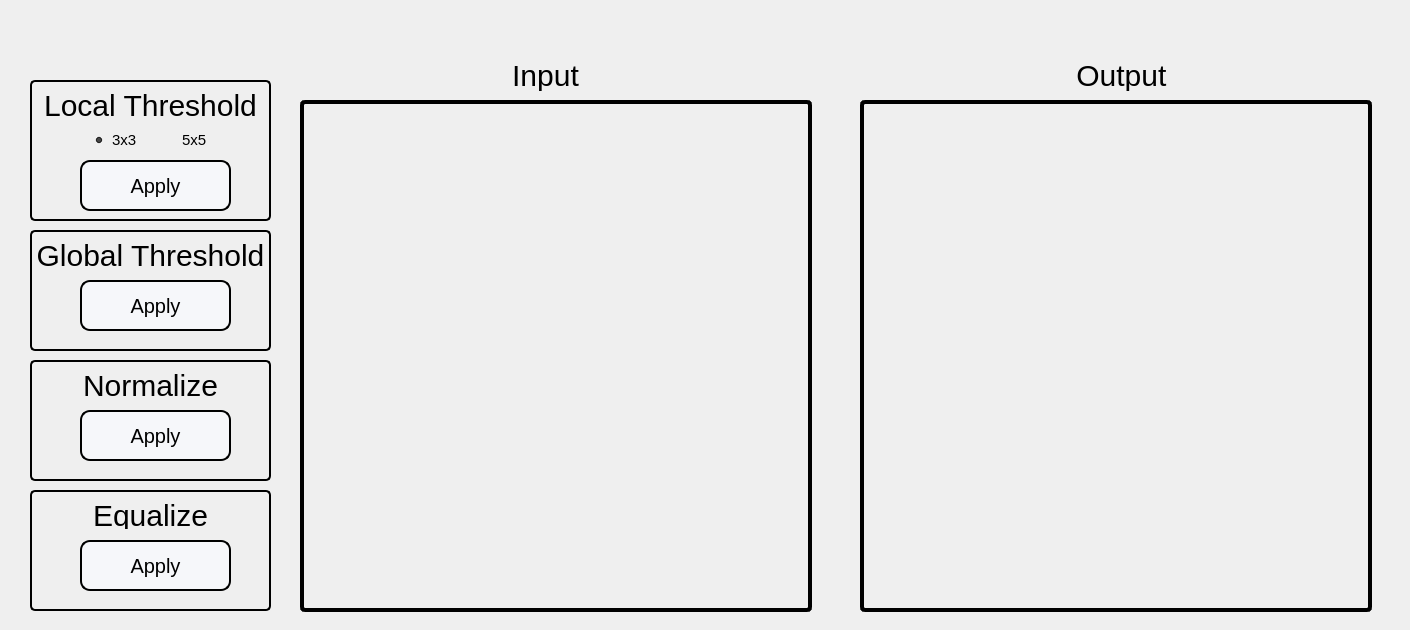
    <widget class="QWidget" name="ThresholdTab">
     <property name="enabled">
      <bool>true</bool>
     </property>
     <attribute name="icon">
      <iconset>
       <normaloff>:/Icons/Threshold.jpg</normaloff>:/Icons/Threshold.jpg</iconset>
     </attribute>
     <attribute name="title">
      <string>Threshold</string>
     </attribute>
     <widget class="QFrame" name="ImagesFrame_3">
      <property name="geometry">
       <rect>
        <x>280</x>
        <y>50</y>
        <width>1121</width>
        <height>571</height>
       </rect>
      </property>
      <property name="styleSheet">
       <string notr="true">background-color: transparent;
border-radius:5px;</string>
      </property>
      <property name="frameShape">
       <enum>QFrame::StyledPanel</enum>
      </property>
      <property name="frameShadow">
       <enum>QFrame::Raised</enum>
      </property>
      <widget class="QLabel" name="outputImageLabel_3">
       <property name="geometry">
        <rect>
         <x>750</x>
         <y>10</y>
         <width>191</width>
         <height>31</height>
        </rect>
       </property>
       <property name="styleSheet">
        <string notr="true">font-family: Impact, Haettenschweiler, 'Arial Narrow Bold', sans-serif;
font-size: 30px;
color: black;
background-color:transparent;</string>
       </property>
       <property name="text">
        <string>Output </string>
       </property>
       <property name="alignment">
        <set>Qt::AlignCenter</set>
       </property>
      </widget>
      <widget class="QLabel" name="inputImageLabel_3">
       <property name="geometry">
        <rect>
         <x>170</x>
         <y>10</y>
         <width>191</width>
         <height>31</height>
        </rect>
       </property>
       <property name="styleSheet">
        <string notr="true">font-family: Impact, Haettenschweiler, 'Arial Narrow Bold', sans-serif;
font-size: 30px;
color: black;
background-color:transparent;</string>
       </property>
       <property name="text">
        <string>Input</string>
       </property>
       <property name="alignment">
        <set>Qt::AlignCenter</set>
       </property>
      </widget>
      <widget class="QLabel" name="Threshold_inputImage">
       <property name="geometry">
        <rect>
         <x>20</x>
         <y>50</y>
         <width>512</width>
         <height>512</height>
        </rect>
       </property>
       <property name="styleSheet">
        <string notr="true">border: 4px solid black;
</string>
       </property>
       <property name="text">
        <string/>
       </property>
       <property name="scaledContents">
        <bool>true</bool>
       </property>
       <property name="alignment">
        <set>Qt::AlignCenter</set>
       </property>
      </widget>
      <widget class="QLabel" name="Threshold_outputImage">
       <property name="geometry">
        <rect>
         <x>580</x>
         <y>50</y>
         <width>512</width>
         <height>512</height>
        </rect>
       </property>
       <property name="styleSheet">
        <string notr="true">border: 4px solid black;
</string>
       </property>
       <property name="text">
        <string/>
       </property>
       <property name="scaledContents">
        <bool>true</bool>
       </property>
       <property name="alignment">
        <set>Qt::AlignCenter</set>
       </property>
      </widget>
     </widget>
     <widget class="QWidget" name="LocalThershold" native="true">
      <property name="geometry">
       <rect>
        <x>30</x>
        <y>80</y>
        <width>241</width>
        <height>141</height>
       </rect>
      </property>
      <property name="styleSheet">
       <string notr="true">border: 2px solid;
border-radius: 5px;</string>
      </property>
      <widget class="QPushButton" name="LocalThresholdButton">
       <property name="geometry">
        <rect>
         <x>50</x>
         <y>80</y>
         <width>151</width>
         <height>51</height>
        </rect>
       </property>
       <property name="styleSheet">
        <string notr="true">QPushButton{
border-style: solid;
border-width: 2px;
border-radius: 10px;
font-family: Impact, Haettenschweiler, 'Arial Narrow Bold', sans-serif;
font-size: 20px;
color: black;
background-color: rgb(246, 247, 250);
}

QPushButton:hover:!pressed{
	background-color: qlineargradient(x1: 0.5, y1: 1, x2: 0.5, y2: 1, stop: 0 #dadbde, stop: 1 #f6f7fa);
}</string>
       </property>
       <property name="text">
        <string>Apply</string>
       </property>
      </widget>
      <widget class="QLabel" name="LocalLabel">
       <property name="geometry">
        <rect>
         <x>0</x>
         <y>10</y>
         <width>241</width>
         <height>31</height>
        </rect>
       </property>
       <property name="styleSheet">
        <string notr="true">font-family: Impact, Haettenschweiler, 'Arial Narrow Bold', sans-serif;
font-size: 30px;
color: black;
background-color:transparent;
border-color: transparent</string>
       </property>
       <property name="text">
        <string>Local Threshold</string>
       </property>
       <property name="alignment">
        <set>Qt::AlignCenter</set>
       </property>
      </widget>
      <widget class="QRadioButton" name="Radio5x5Kernal_2">
       <property name="geometry">
        <rect>
         <x>130</x>
         <y>50</y>
         <width>50</width>
         <height>20</height>
        </rect>
       </property>
       <property name="styleSheet">
        <string notr="true">font-family: Impact, Haettenschweiler, 'Arial Narrow Bold', sans-serif;
font-size: 15px;
color: black;
background-color:transparent;
border-color: transparent</string>
       </property>
       <property name="text">
        <string>5x5</string>
       </property>
      </widget>
      <widget class="QRadioButton" name="Radio3x3Kernal_2">
       <property name="geometry">
        <rect>
         <x>60</x>
         <y>50</y>
         <width>50</width>
         <height>20</height>
        </rect>
       </property>
       <property name="styleSheet">
        <string notr="true">font-family: Impact, Haettenschweiler, 'Arial Narrow Bold', sans-serif;
font-size: 15px;
color: black;
background-color:transparent;
border-color: transparent</string>
       </property>
       <property name="text">
        <string>3x3</string>
       </property>
       <property name="checked">
        <bool>true</bool>
       </property>
      </widget>
     </widget>
     <widget class="QWidget" name="GlobalThreshold" native="true">
      <property name="geometry">
       <rect>
        <x>30</x>
        <y>230</y>
        <width>241</width>
        <height>121</height>
       </rect>
      </property>
      <property name="styleSheet">
       <string notr="true">border: 2px solid;
border-radius: 5px;</string>
      </property>
      <widget class="QPushButton" name="GlobalThresholdButton">
       <property name="geometry">
        <rect>
         <x>50</x>
         <y>50</y>
         <width>151</width>
         <height>51</height>
        </rect>
       </property>
       <property name="styleSheet">
        <string notr="true">QPushButton{
border-style: solid;
border-width: 2px;
border-radius: 10px;
font-family: Impact, Haettenschweiler, 'Arial Narrow Bold', sans-serif;
font-size: 20px;
color: black;
background-color: rgb(246, 247, 250);
}

QPushButton:hover:!pressed{
	background-color: qlineargradient(x1: 0.5, y1: 1, x2: 0.5, y2: 1, stop: 0 #dadbde, stop: 1 #f6f7fa);
}</string>
       </property>
       <property name="text">
        <string>Apply</string>
       </property>
      </widget>
      <widget class="QLabel" name="GlobalLabel">
       <property name="geometry">
        <rect>
         <x>0</x>
         <y>10</y>
         <width>241</width>
         <height>31</height>
        </rect>
       </property>
       <property name="styleSheet">
        <string notr="true">font-family: Impact, Haettenschweiler, 'Arial Narrow Bold', sans-serif;
font-size: 30px;
color: black;
background-color:transparent;
border-color: transparent</string>
       </property>
       <property name="text">
        <string>Global Threshold</string>
       </property>
       <property name="alignment">
        <set>Qt::AlignCenter</set>
       </property>
      </widget>
     </widget>
     <widget class="QWidget" name="Normalize" native="true">
      <property name="geometry">
       <rect>
        <x>30</x>
        <y>360</y>
        <width>241</width>
        <height>121</height>
       </rect>
      </property>
      <property name="styleSheet">
       <string notr="true">border: 2px solid;
border-radius: 5px;</string>
      </property>
      <widget class="QPushButton" name="NormalizeButton">
       <property name="geometry">
        <rect>
         <x>50</x>
         <y>50</y>
         <width>151</width>
         <height>51</height>
        </rect>
       </property>
       <property name="styleSheet">
        <string notr="true">QPushButton{
border-style: solid;
border-width: 2px;
border-radius: 10px;
font-family: Impact, Haettenschweiler, 'Arial Narrow Bold', sans-serif;
font-size: 20px;
color: black;
background-color: rgb(246, 247, 250);
}

QPushButton:hover:!pressed{
	background-color: qlineargradient(x1: 0.5, y1: 1, x2: 0.5, y2: 1, stop: 0 #dadbde, stop: 1 #f6f7fa);
}</string>
       </property>
       <property name="text">
        <string>Apply</string>
       </property>
      </widget>
      <widget class="QLabel" name="NormalizeLabel">
       <property name="geometry">
        <rect>
         <x>0</x>
         <y>10</y>
         <width>241</width>
         <height>31</height>
        </rect>
       </property>
       <property name="styleSheet">
        <string notr="true">font-family: Impact, Haettenschweiler, 'Arial Narrow Bold', sans-serif;
font-size: 30px;
color: black;
background-color:transparent;
border-color: transparent</string>
       </property>
       <property name="text">
        <string>Normalize</string>
       </property>
       <property name="alignment">
        <set>Qt::AlignCenter</set>
       </property>
      </widget>
     </widget>
     <widget class="QWidget" name="Equalize" native="true">
      <property name="geometry">
       <rect>
        <x>30</x>
        <y>490</y>
        <width>241</width>
        <height>121</height>
       </rect>
      </property>
      <property name="styleSheet">
       <string notr="true">border: 2px solid;
border-radius: 5px;</string>
      </property>
      <widget class="QPushButton" name="EqualizeButton">
       <property name="geometry">
        <rect>
         <x>50</x>
         <y>50</y>
         <width>151</width>
         <height>51</height>
        </rect>
       </property>
       <property name="styleSheet">
        <string notr="true">QPushButton{
border-style: solid;
border-width: 2px;
border-radius: 10px;
font-family: Impact, Haettenschweiler, 'Arial Narrow Bold', sans-serif;
font-size: 20px;
color: black;
background-color: rgb(246, 247, 250);
}

QPushButton:hover:!pressed{
	background-color: qlineargradient(x1: 0.5, y1: 1, x2: 0.5, y2: 1, stop: 0 #dadbde, stop: 1 #f6f7fa);
}</string>
       </property>
       <property name="text">
        <string>Apply</string>
       </property>
      </widget>
      <widget class="QLabel" name="EqualizeLabel">
       <property name="geometry">
        <rect>
         <x>0</x>
         <y>10</y>
         <width>241</width>
         <height>31</height>
        </rect>
       </property>
       <property name="styleSheet">
        <string notr="true">font-family: Impact, Haettenschweiler, 'Arial Narrow Bold', sans-serif;
font-size: 30px;
color: black;
background-color:transparent;
border-color: transparent</string>
       </property>
       <property name="text">
        <string>Equalize</string>
       </property>
       <property name="alignment">
        <set>Qt::AlignCenter</set>
       </property>
      </widget>
     </widget>
    </widget>
